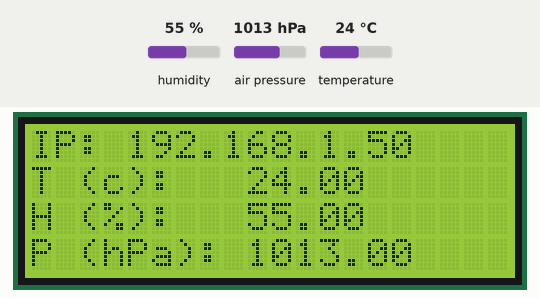
Recording of a sketch running on a simulated ESP32. Shown: 20×4 character LCD. The test bench sets the inputs (shaded band); at power-on: humidity 55 %, air pressure 1013 hPa, temperature 24 °C. WiFi joins after 1.5 s; servers stay silent unless stated; what the sketch prints to the serial monitor is not drawn.

Above: at 6.9 s.
7.0 s: humidity set to 22 %
At 9.0 s:
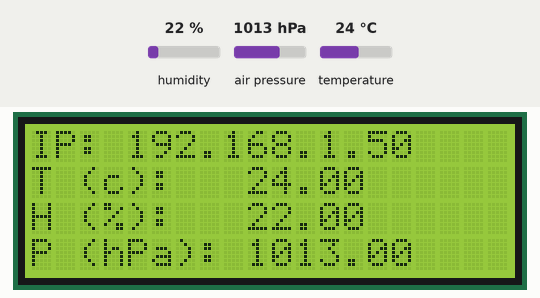
9.3 s: air pressure set to 952 hPa
At 10.9 s:
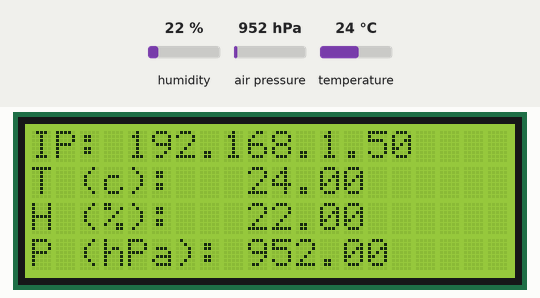
11.3 s: temperature set to 12 °C
At 12.7 s:
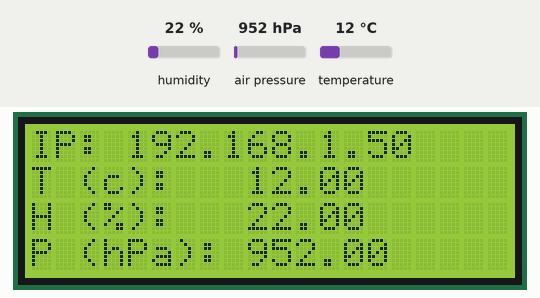
13.3 s: air pressure set to 975 hPa
At 14.5 s:
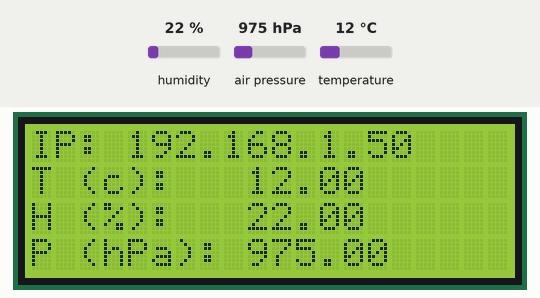
15.3 s: humidity set to 40 %
At 16.3 s:
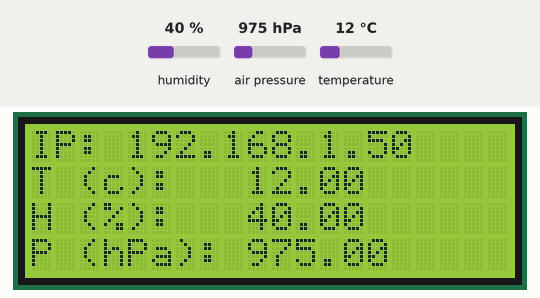
17.4 s: air pressure set to 1000 hPa
At 19.3 s:
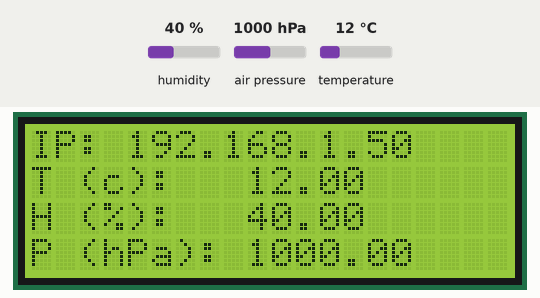
Timing chart, 0 to 20.4 s (numbered marks = the images above; inputs shaded):
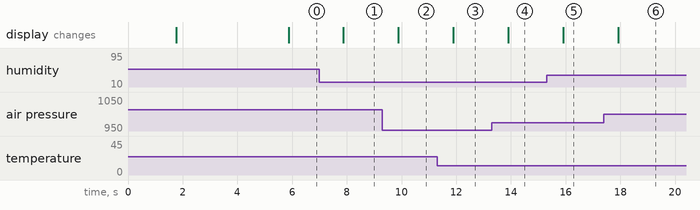

Measured:
- after the input at 7.0 s, the display: changes after 0.88 s (image 1)
- after the input at 9.3 s, the display: changes after 0.59 s (image 2)
- after the input at 11.3 s, the display: changes after 0.59 s (image 3)
- after the input at 13.3 s, the display: changes after 0.60 s (image 4)
- after the input at 15.3 s, the display: changes after 0.61 s (image 5)
- after the input at 17.4 s, the display: changes after 0.51 s (image 6)

The sketch:

esp32new.ino
```cpp
// (licence header left out)
/*!
* IMPORTAZIONE LIBRERIE
* Installare le librerie DHT ed Adafruit_BMP280.
*/
#include <DHT.h>
#include <Adafruit_BMP280.h>
#include <WiFi.h>
#include <WiFiClient.h>
#include <WebServer.h>
#include <LiquidCrystal_I2C.h>


/*!
* CONFIGURAZIONE PER L'UTENTE
* Inserire qui tutti i dati necessari alla configurazione del dispositivo.
* Le informazioni necessarie da inserire sono WL_SSID e WL_PASSWORD, le altre
* possono essere lasciate come default.
*/
#define WL_SSID 		 "---------"	   			    /*! \def SSID (nome) della rete wifi a cui il dispositivo deve connettersi */
#define WL_PASSWORD  "------------------" 		/*! \def Password della rete wifi a cui il dispositivo deve connettersi */
#define IO_SDA 			 21		   			            /*! \def Pin a cui è connesso il piedino SDA del sensore di pressione */
#define IO_SCL 			 22		   			            /*! \def Pin a cui è connesso il piedino SCL del sensore di pressione */
#define IO_DHT 			 4		   			            /*! \def Pin a cui è connesso il piedino dati del sensore di temperatura */
#define IO_LED			 2					              /*! \def Pin a cui è connesso un led di segnaletica */
#define IO_BMP 			 0x76		   		            /*! \def Indirizzo I2C su cui comunica il sensore di pressione */
#define IO_LCD       0x26                     /*! \def Indirizzo I2C su cui comunica il display LCD */
#define WS_PORT 		 80		   			            /*! \def Porta su cui è in ascolto il WebServer */


/*!
* VARIABILI GLOBALI
*/
float buftemp, bufhum, bufpress; 			/*!< Buffers dove vengono memorizzati temporaneamente i dati di temperatura, umidità e pressione */
WebServer server(WS_PORT);		 			  /*!< Istanza del webserver */
bool startup = true;			 			      /*!< Variabile di avvio, diventa falsa in caso di problemi con i sensori */
int currt = millis();			 			      /*!< Memorizza l'ultima lettura dei sensori,  */
Adafruit_BMP280 bmp280;			 			    /*!< Istanza del sensore di pressione */
DHT dht22(IO_DHT, DHT22);		 			    /*!< Istanza del sensore di temperatura ed umidità */
LiquidCrystal_I2C lcd(IO_LCD,20,4);     /*!< Istanza del display LCD */


/*! \brief Funzione di startup
 *
 *  Funzione di startup, eseguita una volta sola all'avvio del programma.
 *	Si occupa di inizializzare la seriale, connettersi alla rete wifi
 *	ed inizializzare i sensori per le letture.
 */
void setup()
{

  /*!
	 * Inizializzazione seriale e display
	 */
	Serial.begin(115200);
  lcd.init();
  lcd.clear();
  lcd.backlight();

	/*!
	 * Connessione alla rete wifi.
	 * Stampa anche su seriale l'indirizzo IP ottenuto dal DHCP.
   * Stampa sul display le informazioni di connessione
	 */
  lcd.setCursor(0,0);
  lcd.print("Connessione al WiFi");
  lcd.setCursor(0,1);
  lcd.print("in corso...");
  lcd.setCursor(0,2);
  lcd.print("Nome rete:");
  lcd.setCursor(0,3);
  lcd.print(WL_SSID);
	Serial.print("Connettendo a ");
	Serial.println(WL_SSID);
	WiFi.begin(WL_SSID, WL_PASSWORD);
	while (WiFi.status() != WL_CONNECTED)	// se non ancora connesso
	{
		/*!
	 	 * Finchè non è connesso ogni 200 ms stampa '#' sulla seriale.
	 	 * Crea una specie di "progress bar".
	 	 */
		delay(200);
		Serial.print("#");
	}
	Serial.println("");
	Serial.println("WiFi Connesso!");
	Serial.println("Indirizzo IP: ");
	Serial.println(WiFi.localIP());
  lcd.clear();
  lcd.setCursor(0,0);
  lcd.print("WiFi Connesso!");
  lcd.setCursor(0,1);
  lcd.print("Indirizzo IP:");
  lcd.setCursor(0,2);
  lcd.print(WiFi.localIP());
	server.on("/", stampaMisure); // comunica all'esp quale funzione chiamare per la root
	server.begin();	// avvia il server
  delay(2000);

	/*!
	 * Inzializzazione del sensore di pressione.
	 * Prima aggancia la comunicazione I2C, poi verifica l'avvenuta connessione con il sensore.
	 * Se non connesso setta la flag per la visualizzazione degli errori.
	 * Per finire, imposta tutte le settings di default del sensore per permettere la misurazione.
	 */
	Wire.begin(IO_SDA, IO_SCL); // startiamo la libreria i2c sui pin impostati sopra
	if (!bmp280.begin(IO_BMP))
	{
		Serial.println("Inizializzazione del sensore di pressione fallita :( ");
    lcd.clear();
    lcd.setCursor(0,0);
    lcd.print("ERRORE SENSORE");
    lcd.setCursor(0,1);
    lcd.print("PRESSIONE");
		startup = false; // init fallita del sensore, flagga la variabile di start
	}
	else
	{
		// settings di default, non modifiare
		bmp280.setSampling(Adafruit_BMP280::MODE_NORMAL,	 /* Operating Mode. */
						   Adafruit_BMP280::SAMPLING_X2,	 /* Temp. oversampling */
						   Adafruit_BMP280::SAMPLING_X16,	 /* Pressure oversampling */
						   Adafruit_BMP280::FILTER_X16,		 /* Filtering. */
						   Adafruit_BMP280::STANDBY_MS_500); /* Standby time. */
		Serial.println("Sensore di pressione OK");
	}

	/*!
	 * Inizializza il sensore di temperatura ed umidità.
	 * Una volta tentata la connessione al sensore aspetta 2 secondi (cooldown letture),
	 * successivamente verifica l'avvenuta connessione provando a fare una lettura e verificando se è nulla.
	 * In caso di errori flagga la variabile di start.
	 */
	dht22.begin();
	delay(2000);
	if (isnan(dht22.readTemperature()))
	{
		Serial.println("Inizializzazione del sensore di temperatura ed umidità fallita :( ");
    lcd.clear();
    lcd.setCursor(0,0);
    lcd.print("ERRORE SENSORE");
    lcd.setCursor(0,1);
    lcd.print("TEMP/HUM");
		startup = false;
	}
	else
	{
		Serial.println("Sensore temperatura ed umidità OK");
	}

	/*!
	 * Controllo flag di startup.
	 * Esegui tutte le operazioni necessarie per quando c'è un problema sui sensori.
	 * In questo caso fai lampeggiare il led integrato.
	 */
	if (!startup)
	{
		pinMode(IO_LED, OUTPUT); // setta il pin come output
		while(true) // in anomalia, ripeti all'infinito
		{
			delay(500);
			digitalWrite(IO_LED, HIGH);
			delay(500);
			digitalWrite(IO_LED, LOW);
		}
	}
}

/*! \brief Funzione di loop
 *
 * Esegui a ripetizione finchè non si spegne il dispositivo.
 * In questa funzione si prelevano nuovi dati ogni due secondi
 * e si rispondono alle richieste in entrata.
 */
void loop()
{
	if (millis() - currt > 2000)
	{									   // controlla se sono passati più di due secondi dall'ultima lettura
		buftemp = dht22.readTemperature(); // fai le letture e inseriscile nei buffer
		bufhum = dht22.readHumidity();	   // ...
		bufpress = bmp280.readPressure();  // ...
		currt = millis();				   // aggiorna la variabile dell'ultima lettura

    // set display
    lcd.setCursor(0,0);
    lcd.print("IP:                 ");
    lcd.setCursor(0,1);
    lcd.print("T (c):              ");
    lcd.setCursor(0,2);
    lcd.print("H (%):              ");
    lcd.setCursor(0,3);
    lcd.print("P (hPa):            ");

    // set info
    lcd.setCursor(4, 0);
    lcd.print(WiFi.localIP());
    lcd.setCursor(9, 1);
    lcd.print(buftemp);
    lcd.setCursor(9, 2);
    lcd.print(bufhum);
    lcd.setCursor(9, 3);
    lcd.print(String(bufpress / 100, 2));
	}

	server.handleClient(); // vedi se ci sono richieste e rispondi
}

/*! \brief Funzione di stampa json
 *
 * La funzione genera un payload json da restituire ad ogni richiesta.
 */
void stampaMisure()
{
	String msg;
	msg += "{\"temperatura\": ";
	msg += buftemp;
	msg += ", \"umidita\": ";
	msg += bufhum;
	msg += ", \"pressione\": ";
	msg += bufpress;
	msg += "}";
	server.send(200, "application/json", msg); // invia risposta
}
```
